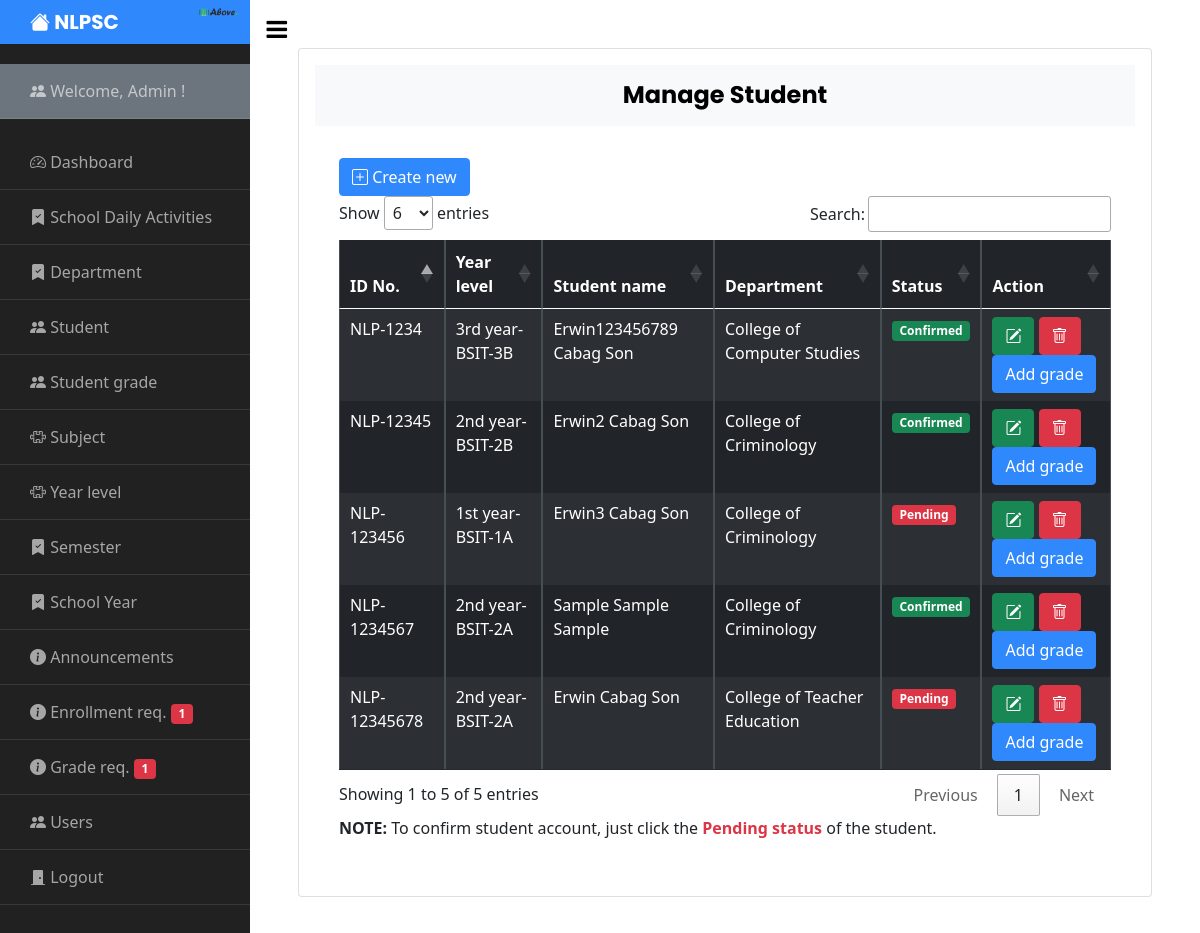
Screenshot of /admin/manage_student.php (signed in) with the database file from the repository.
### tables this page shows
CREATE TABLE `user` (
  `Id` int(11) NOT NULL,
  `firstname` varchar(255) NOT NULL,
  `middlename` varchar(255) NOT NULL,
  `lastname` varchar(255) NOT NULL,
  `dob` varchar(255) NOT NULL,
  `age` int(11) NOT NULL,
  `email` varchar(255) NOT NULL,
  `contact` varchar(255) NOT NULL,
  `address` varchar(255) NOT NULL,
  `username` varchar(255) NOT NULL,
  `password` varchar(255) NOT NULL,
  `usertype` varchar(255) NOT NULL DEFAULT 'Teacher',
  `image` varchar(255) NOT NULL
);

CREATE TABLE `student` (
  `Id` int(11) NOT NULL,
  `id_no` varchar(255) DEFAULT NULL,
  `firstname` varchar(255) NOT NULL,
  `middlename` varchar(255) NOT NULL,
  `lastname` varchar(255) NOT NULL,
  `dob` varchar(255) NOT NULL,
  `age` varchar(255) NOT NULL,
  `email` varchar(255) NOT NULL,
  `contact` varchar(255) NOT NULL,
  `address` varchar(255) NOT NULL,
  `username` varchar(255) NOT NULL,
  `password` varchar(255) NOT NULL,
  `images` varchar(255) NOT NULL,
  `dept_id` int(11) NOT NULL,
  `year_level` int(255) NOT NULL,
  `status` varchar(255) NOT NULL DEFAULT 'Pending'
);

CREATE TABLE `year_level` (
  `level_Id` int(11) NOT NULL,
  `level` varchar(255) NOT NULL,
  `section` varchar(255) NOT NULL
);

CREATE TABLE `department` (
  `Id` int(11) NOT NULL,
  `dept_name` varchar(255) NOT NULL,
  `department_description` text NOT NULL
);

### admin/manage_student.php (the view, shortened to what this page needs)
<?php include 'sidebar.php'; ?>
     <div id="content" class="p-4 p-md-5 pt-5">
       <div class="card p-3">
         <h4 class="bg-light p-3" align="center"><strong>Manage Student</strong></h4>
   <div class="table-responsive p-4">
     <a href="manage_student_create.php" class="btn btn-primary"><i class="bi bi-plus-square"></i> Create new</a>
     <table class="table table-bordered table-dark table-striped table-hover table-responsive-sm table-responsive-md table-responsive-lg table-responsive-xl table-responsive-xxl" id="example">
       <thead>
         <tr>
           <th>ID No.</th>
           <th>Year level</th>
           <th>Student name</th>
           <th>Department</th>
           <th>Status</th>
           <th>Action</th>
         </tr>
       </thead>
       <tbody>
         <?php
           $query ="SELECT student.Id as stud_id, student.id_no, student.firstname, student.middlename, student.lastname, student.dob, student.age, student.email, student.contact, student.address, student.username, student.password, student.images, student.dept_id, student.year_level, student.status, department.*, year_level.* FROM student JOIN department oN student.dept_id=department.Id LEFT JOIN year_level ON student.year_level=year_level.level_Id";
           $sql = mysqli_query($conn,$query);
           while($row = mysqli_fetch_array($sql)) {
           $stud_id = $row['stud_id'];
         ?>
         <tr>
             <td><?php echo $row["id_no"];?></td>
             <td><?php echo $row["level"]; echo '-'; echo $row["section"];?></td>
             <td><?php echo $row["firstname"]; echo " "; echo $row["middlename"]; echo " "; echo $row["lastname"];?></td>
             <td><?php echo $row["dept_name"];?></td>
             <td>
               <?php if($row['status'] == 'Pending'): ?>
                 <span class="badge bg-danger" data-bs-toggle="modal" type="button" data-bs-target="#confirmstudent_modal<?php echo $stud_id; ?>"><?php echo $row["status"];?></span>
               <?php else: ?>
                 <span class="badge bg-success"><?php echo $row["status"];?></span>
               <?php endif; ?>
             </td>
             <td>
                 <a href="manage_student_update.php?id=<?php echo $stud_id; ?>" class="btn btn-success"><i class="bi bi-pencil-square"></i></a>
                 <button class="btn btn-danger" data-bs-toggle="modal" type="button" data-bs-target="#deletestudent_modal<?php echo $stud_id; ?>"><i class="bi bi-trash"></i></button>
                 <a href="manage_student_add_grade.php?id=<?php echo $stud_id;?>" class="btn btn-primary">Add grade</a>
             </td>
         </tr>
           <?php
               }
           ?>
       </tbody>
     </table>
     <p><b>NOTE:</b> To confirm student account, just click the <span class="text-danger"><b>Pending status</b></span> of the student.</p>
   </div>
     </div>
   </div>

### admin/sidebar.php (shortened to what this page needs)
<?php
include '../config.php';
  if(isset($_SESSION['admin_username']) && isset($_SESSION['admin_id'])) {
    $id = $_SESSION['admin_id'];
    $admin = mysqli_query($conn, "SELECT * FROM user WHERE usertype='Admin' AND Id='$id'");
    while($row = mysqli_fetch_array($admin)) {
?>
<!doctype html>
<html lang="en">
  <head>
    <link href="https://cdn.jsdelivr.net/npm/bootstrap@5.0.2/dist/css/bootstrap.min.css" rel="stylesheet">
    <link rel="stylesheet" href="https://cdn.datatables.net/1.11.3/css/jquery.dataTables.min.css">
		<link href="https://cdn.jsdelivr.net/npm/bootstrap@5.0.2/dist/css/bootstrap.min.css" rel="stylesheet">
		<link rel="stylesheet" href="https://stackpath.bootstrapcdn.com/font-awesome/4.7.0/css/font-awesome.min.css">
    <link rel="stylesheet" href="https://cdn.jsdelivr.net/npm/bootstrap-icons@1.8.1/font/bootstrap-icons.css">
		<link rel="stylesheet" href="../css/style.css">
    <link rel="stylesheet" href="../css/bootstrap.min.css">
  </head>
  <body>
		<div class="wrapper d-flex align-items-stretch">
      <nav id="sidebar">
        <div class="custom-menu">
          <button type="button" id="sidebarCollapse" class="btn btn-primary">
            <i class="fa fa-bars"></i>
          </button>
        </div>
        <h1><a href="dashboard.php" class="logo"><i class="bi bi-house-fill"></i> NLPSC</a><img src="../images/logo.png" alt="" width="40" style="position: absolute; right: 12px; top: 7px;"></h1>
        <div class="bg-secondary">
              <ul class="list-unstyled components ">
                <li>
                  <a href="">
                    <i class="bi bi-people-fill"></i> Welcome, <?php echo $row['username']; ?> !
                  </a>
                </li>
              </ul>
        </div>
        <ul class="list-unstyled components mb-5">
          <li>
              <a href="dashboard.php"><i class="bi bi-speedometer2"></i> Dashboard</a>
          </li>
          <li>
            <a href="manage_daily_activities.php"><i class="bi bi-bookmark-check-fill"></i> School Daily Activities</a>
          </li>
          <li>
            <a href="manage_department.php"><i class="bi bi-bookmark-check-fill"></i> Department</a>
          </li>
          <li>
            <a href="manage_student.php"><i class="bi bi-people-fill"></i> Student</a>
          </li>
          <li>
            <a href="manage_grades.php"><i class="bi bi-people-fill"></i> Student grade</a>
          </li>
          <li>
            <a href="manage_subject.php"><i class="bi bi-puzzle"></i> Subject</a>
          </li>
          <li>
            <a href="manage_level.php"><i class="bi bi-puzzle"></i> Year level</a>
          </li>
          <li>
            <a href="manage_semester.php"><i class="bi bi-bookmark-check-fill"></i> Semester</a>
          </li>
          <li>
            <a href="manage_schoolyear.php"><i class="bi bi-bookmark-check-fill"></i> School Year</a>
          </li>
          <li>
            <a href="manage_announcement.php"><i class="bi bi-info-circle-fill"></i> Announcements</a>
          </li>
          <li>
             <?php
            $check = mysqli_query($conn, "SELECT enrollment_Id FROM enrollment");
            $count = mysqli_num_rows($check);
            ?>
            <a href="manage_enrollment.php"><i class="bi bi-info-circle-fill"></i> Enrollment req. <span class="badge bg-danger"><?php echo $count; ?></span></a>
          </li>
           <li>
             <?php
            $check2 = mysqli_query($conn, "SELECT request_grade_Id FROM request_grade");
            $count2 = mysqli_num_rows($check2);
            ?>
            <a href="manage_request_grades.php"><i class="bi bi-info-circle-fill"></i> Grade req. <span class="badge bg-danger"><?php echo $count2; ?></span></a>
          </li>
          <li>
            <a href="manage_user.php"><i class="bi bi-people-fill"></i> Users</a>
          </li>
          <li>
            <a href="../logout.php"><i class="bi bi-door-closed-fill"></i> Logout</a>
          </li>
        </ul>
      </nav>
       <?php } ?>
  </body>
</html>
<?php
    } else {
     header('Location: ../index.php');
    }
?>

### admin/sidebar.php (style rules this page uses)
ul li a, h1 a { text-decoration: none; }

### rows the page displays
user: username "Admin", count "1", count2 "1"
student: id_no "NLP-1234", year_level.level "3rd year", year_level.section "BSIT-3B", firstname "Erwin123456789", middlename "Cabag", lastname "Son", department.dept_name "College of Computer Studies", status "Confirmed"
student: id_no "NLP-12345", year_level.level "2nd year", year_level.section "BSIT-2B", firstname "Erwin2", middlename "Cabag", lastname "Son", department.dept_name "College of Criminology", status "Confirmed"
student: id_no "NLP-123456", year_level.level "1st year", year_level.section "BSIT-1A", firstname "Erwin3", middlename "Cabag", lastname "Son", department.dept_name "College of Criminology", status "Pending"
student: id_no "NLP-1234567", year_level.level "2nd year", year_level.section "BSIT-2A", firstname "Sample", middlename "Sample", lastname "Sample", department.dept_name "College of Criminology", status "Confirmed"
student: id_no "NLP-12345678", year_level.level "2nd year", year_level.section "BSIT-2A", firstname "Erwin", middlename "Cabag", lastname "Son", department.dept_name "College of Teacher Education", status "Pending"
